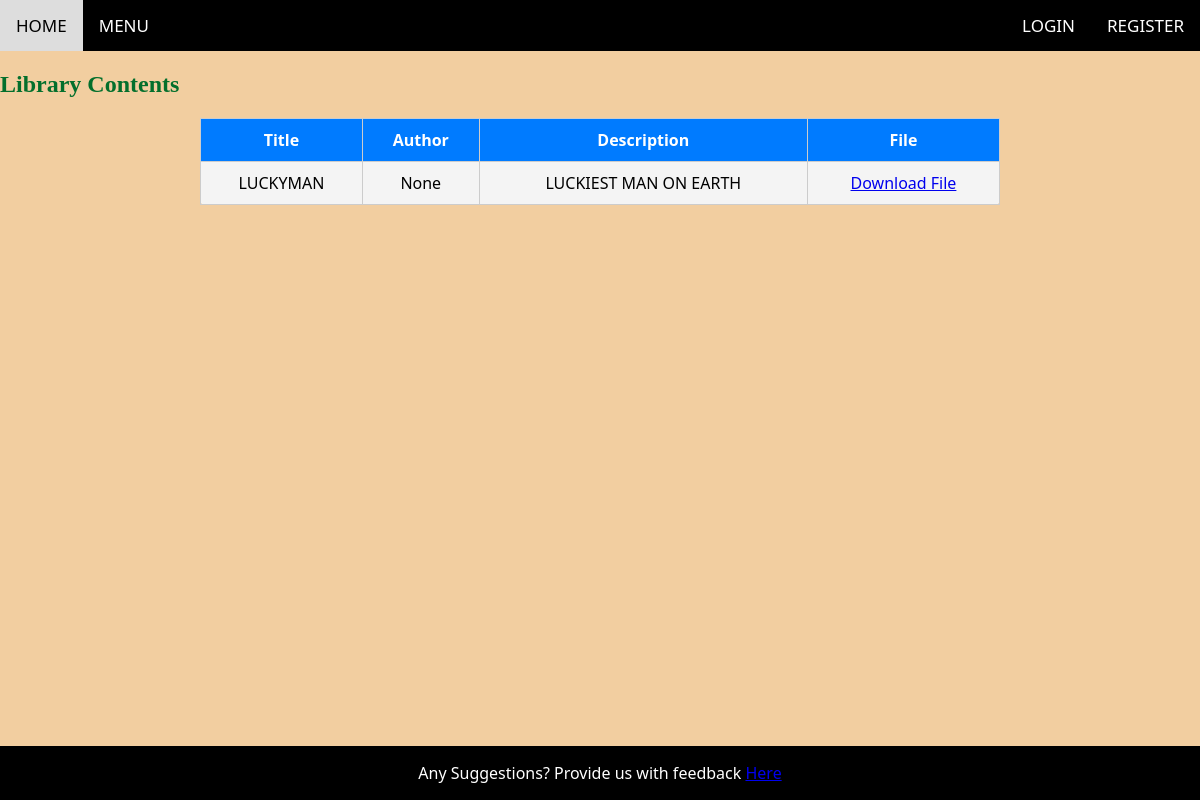
/library_list (signed in), run on the app's committed database.
### app.py (models this page shows)
class LibraryItem(db.Model):
    id = db.Column(db.Integer, primary_key=True)
    title = db.Column(db.String(255), nullable=False)
    author = db.Column(db.String(255))
    description = db.Column(db.Text)
    file_path = db.Column(db.String(255))  # Assuming you store file paths as strings

### app.py (the view)
@app.route('/library_list')
@login_required
def librarylist():
    library_contents = get_library_contents()  # You need to implement this function
    return render_template('library_list.html', library_contents=library_contents)

### app.py (called while the page is built)
def get_library_contents():
    return LibraryItem.query.all()

@login_manager.user_loader
def load_user(user_id):
    return User.query.get(int(user_id))

### templates/library_list.html (shortened to what this page needs)
{% extends "base.html" %}
{% block content %}
<div class="library-container">
    <h2>Library Contents</h2>
    <table class="library-table">
        <thead>
            <tr>
                <th>Title</th>
                <th>Author</th>
                <th>Description</th>
                <th>File</th>
            </tr>
        </thead>
        <tbody>
            {% for item in library_contents %}
                <tr>
                    <td>{{ item.title }}</td>
                    <td>{{ item.author }}</td>
                    <td>{{ item.description }}</td>
                    <td>
                        {% if item.file_path %}
                            <a href="{{ url_for('download_file', file_path=item.file_path) }}" target="_blank">Download File</a>
                        {% else %}
                            No File
                        {% endif %}
                    </td>
                </tr>
            {% endfor %}
        </tbody>
    </table>
</div>
{% endblock %}

### static/css/styles.css (style rules this page uses)
body { font-family: system-ui, -apple-system, BlinkMacSystemFont, 'Segoe UI', Roboto, Oxygen, Ubuntu, Cantarell, 'Open Sans', 'Helvetica Neue', sans-serif; min-height: 100vh; display: flex; flex-direction: column; margin: 0; padding: 0; background-color: #f2cea0; }

### templates/library_list.html (style rules this page uses)
body { background-color: #f2cea0; }
.library-table { max-width: 800px; margin: 0 auto; padding: 20px; background-color: #f4f4f4; border: 1px solid #ccc; border-radius: 5px; text-align: center; }
h2 { color: rgb(3, 111, 44); font-family: serif; font-size: 24px; }
table { width: 100%; margin-top: 10px; border-collapse: collapse; }
th, td { padding: 10px; border: 1px solid #ccc; }
th { background-color: #007BFF; color: #fff; }

### data on the page
LibraryItem: title "LUCKYMAN", author "None", description "LUCKIEST MAN ON EARTH"
